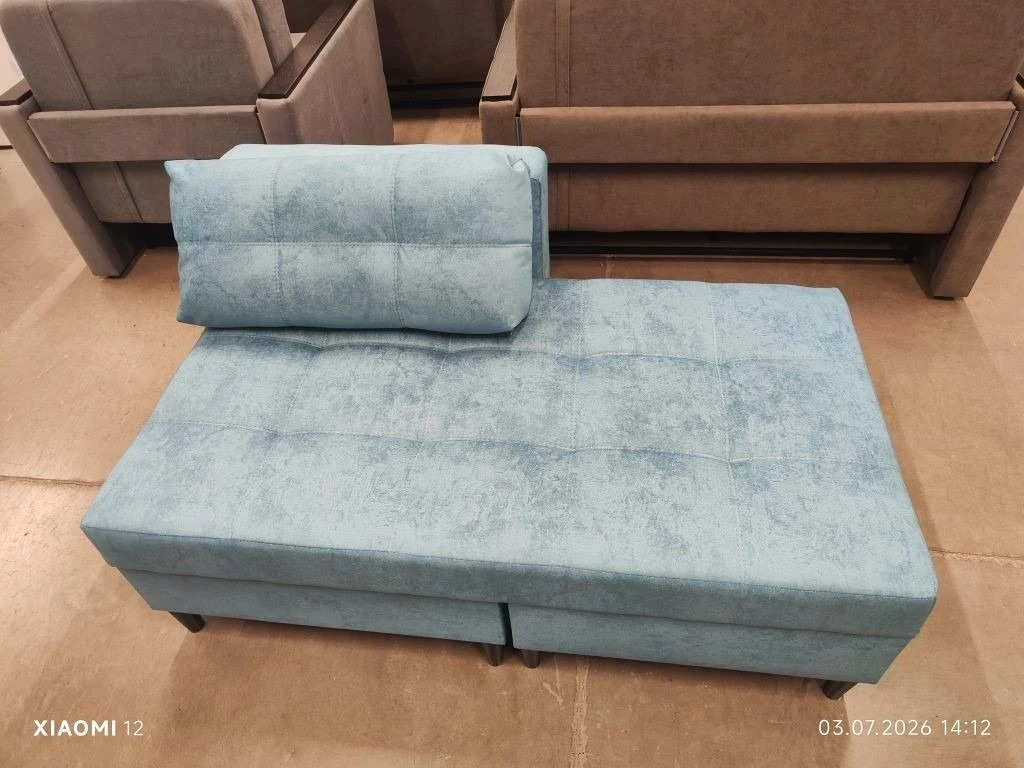
#> input picture assets/tahta-nice/real_general.jpg, 1024 x 768 px, found by its file name; its folder holds 2 pictures in this run
$ python clean-tahta-watermarks.py
#> lines starting #> are read from the running program, lines starting #| are printed output that depends on the picture; pictures that were not available may be replaced by others from this repository, and a replacement may not be noted
from PIL import Image, ImageDraw, ImageFont, ImageOps
from pathlib import Path
p=Path('assets/tahta-nice')
items=['real_general','real_side','real_unfolded','real_storage']
for name in items:
    im=Image.open(p/f'{name}.jpg').convert('RGB')
#> im is the input picture: PIL image 1024x768 RGB; mean R, G, B 145.9, 131.5, 118.5
    w,h=im.size
#> w = 1024; h = 768
    cut=max(30, round(h*0.12))
#> cut = 92
    clean=im.crop((0,0,w,h-cut)).resize((w,h),Image.Resampling.LANCZOS)
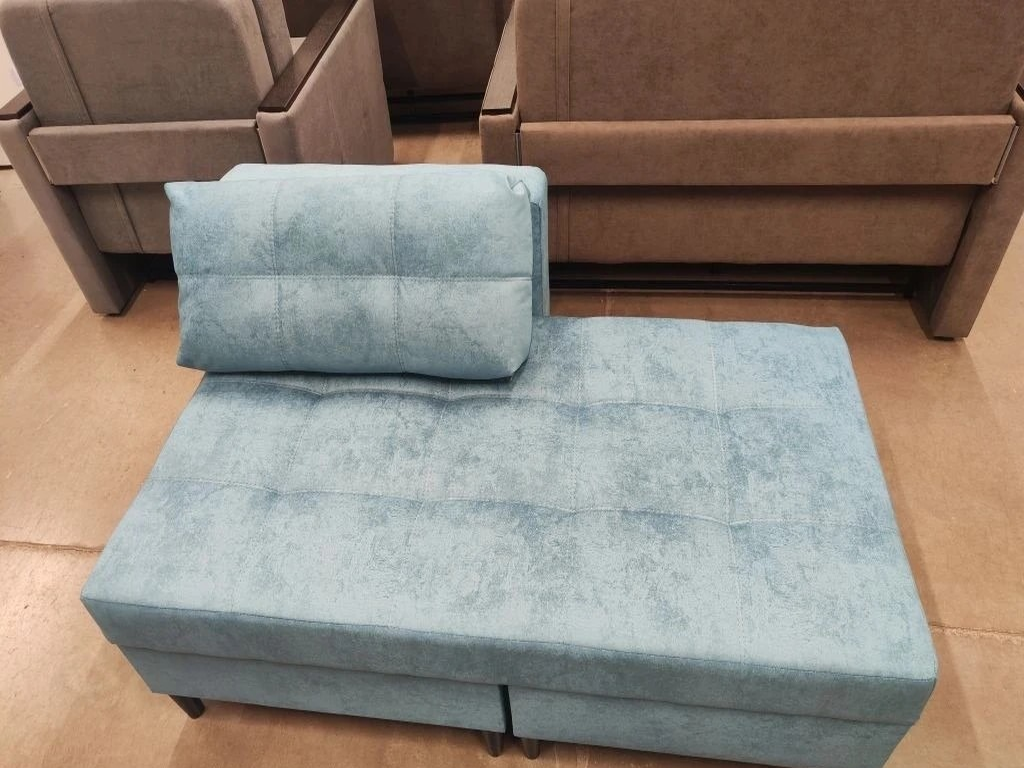
#> clean: PIL image 1024x768 RGB; mean R, G, B 142.5, 131.5, 121.3
#> pass 3 of the loop `for name in items:`:
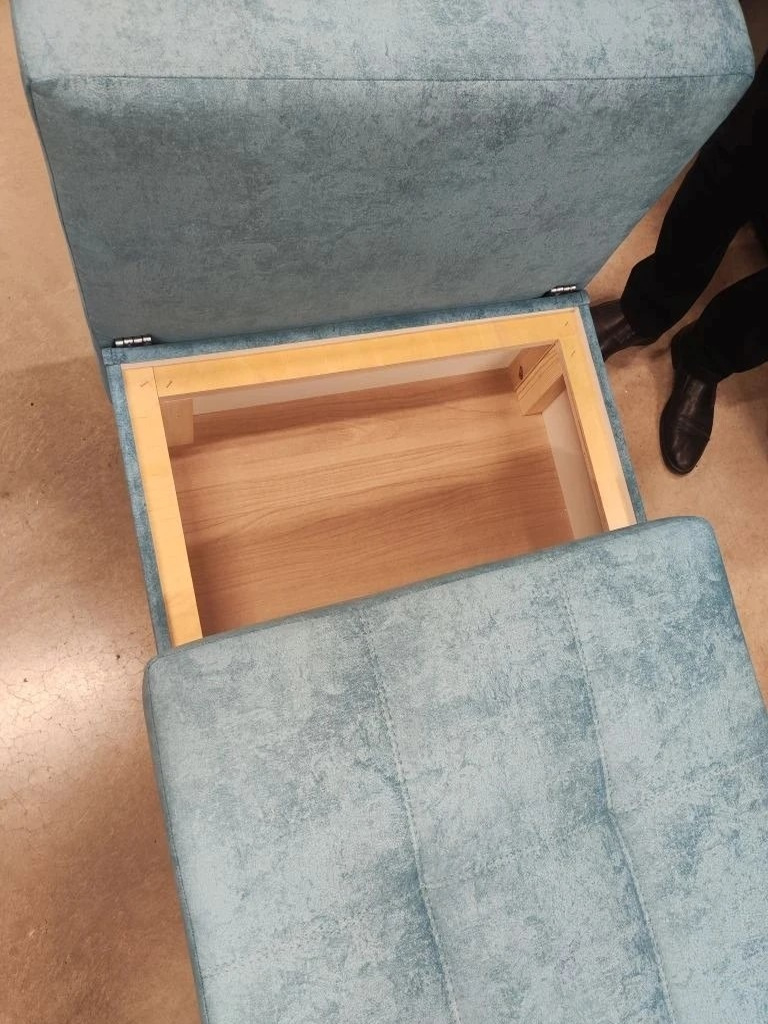
#> input picture assets/tahta-nice/real_storage-v2.jpg, 768 x 1024 px, given in place of real_unfolded.jpg, which was not available
#> im is the input picture: PIL image 768x1024 RGB; mean R, G, B 154.9, 143.1, 130.8
#> `clean=im.crop((0,0,w,h-cut)).resize((w,h),Image.Resampling.LANCZOS)`:
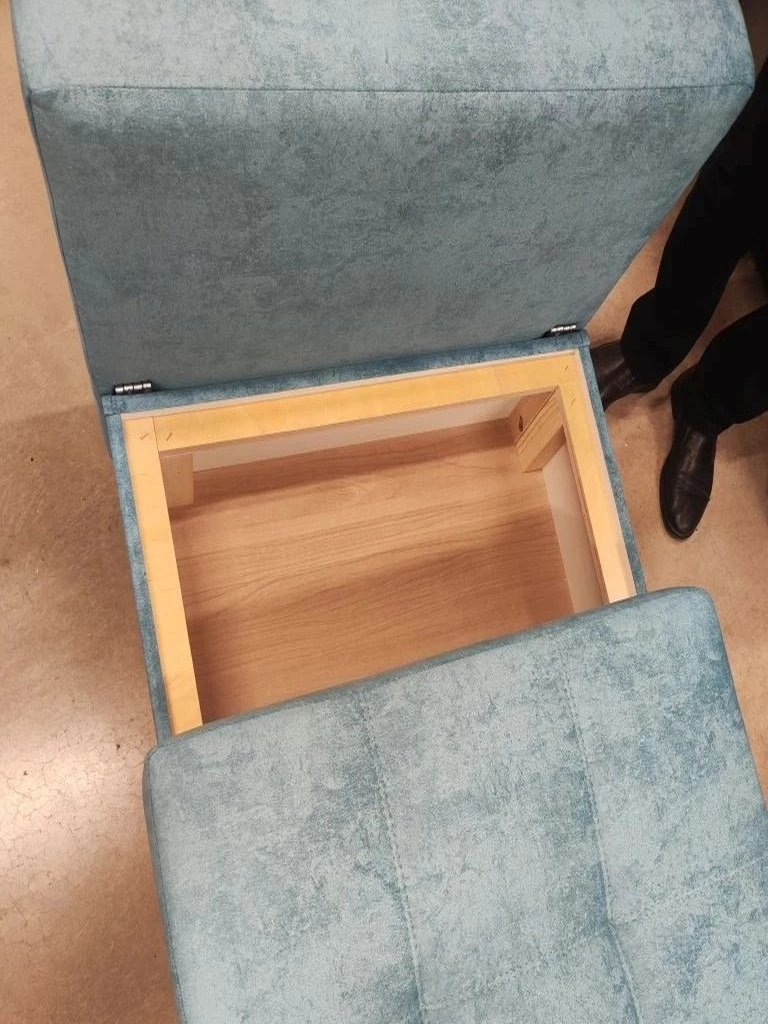
#> clean: PIL image 768x1024 RGB; mean R, G, B 153.5, 140.6, 127.6
#> the loop made 4 passes; the first 3 are shown
    clean.save(p/f'{name}-v2.jpg',quality=94,subsampling=0)

def font(size,bold=False):
    roots=[Path('C:/Windows/Fonts')]
    fn='arialbd.ttf' if bold else 'arial.ttf'
    return ImageFont.truetype(str(roots[0]/fn),size)

def panel(src, labels):
#> called with src = 'real_general-v2.jpg', labels = ('1600', '760')
    W,H=1200,760
#> W = 1200; H = 760
    canvas=Image.new('RGB',(W,H),'white')
#> canvas: PIL image 1200x760 RGB; every value is 255
    im=Image.open(p/src).convert('RGB')
#> im: PIL image 1024x768 RGB
    im.thumbnail((980,610),Image.Resampling.LANCZOS)
#> im: PIL image 813x610 RGB
    x=(W-im.width)//2; y=45+(610-im.height)//2
#> after `x = (W - im.width) // 2`: x = 193
#> after `y = 45 + (610 - im.height) // 2`: y = 45
    canvas.paste(im,(x,y))
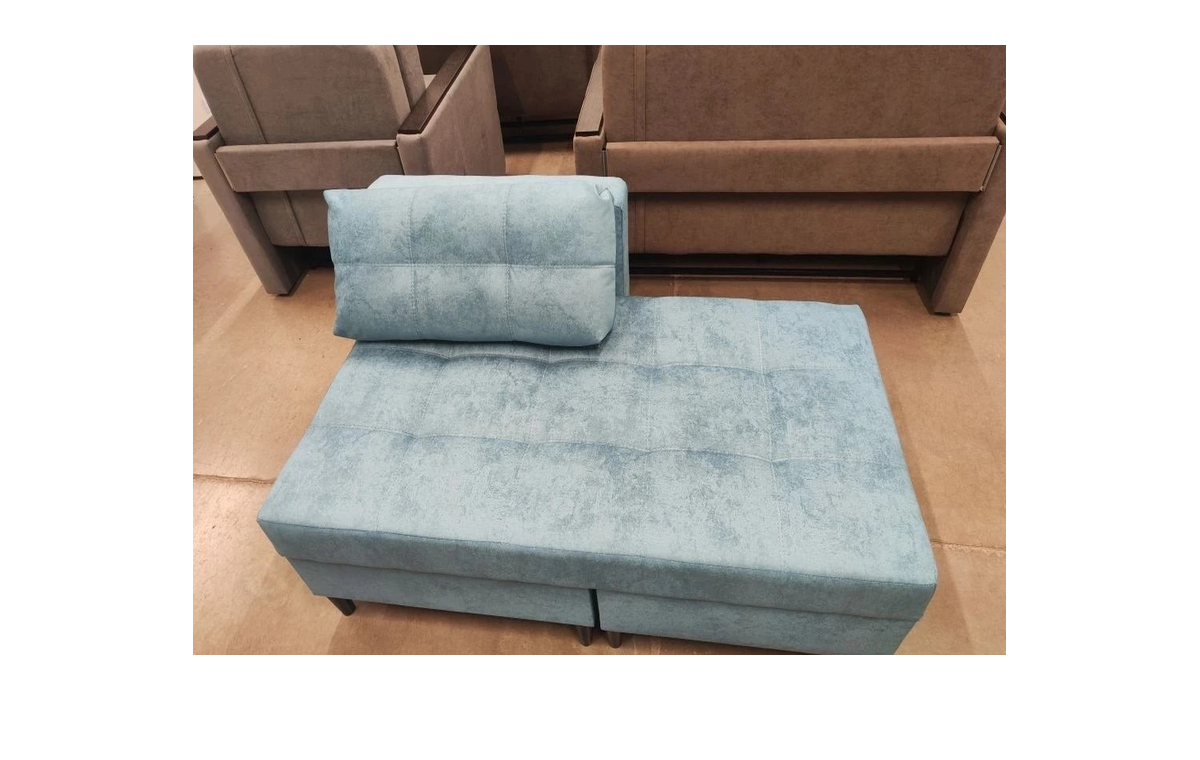
#> canvas: PIL image 1200x760 RGB; mean R, G, B 193.8, 187.9, 182.3
    d=ImageDraw.Draw(canvas)
    # horizontal dimension
    yy=700; x1=150; x2=1050
    d.line((x1,yy,x2,yy),fill='#20262b',width=4)
    d.polygon([(x1,yy),(x1+20,yy-10),(x1+20,yy+10)],fill='#20262b')
    d.polygon([(x2,yy),(x2-20,yy-10),(x2-20,yy+10)],fill='#20262b')
    txt=labels[0]; f=font(34,True); box=d.textbbox((0,0),txt,font=f); tw=box[2]
#> after `txt = labels[0]`: txt = '1600'
#> after `box = d.textbbox((0, 0), txt, font=f)`: box = (0, 7, 87, 32)
#> after `tw = box[2]`: tw = 87
    d.rounded_rectangle(((W-tw)//2-18,yy-25,(W+tw)//2+18,yy+25),radius=18,fill='#20262b')
    d.text(((W-tw)//2,yy-20),txt,font=f,fill='white')
    # vertical dimension
    xx=1125; y1=85; y2=650
    d.line((xx,y1,xx,y2),fill='#20262b',width=4)
    d.polygon([(xx,y1),(xx-10,y1+20),(xx+10,y1+20)],fill='#20262b')
    d.polygon([(xx,y2),(xx-10,y2-20),(xx+10,y2-20)],fill='#20262b')
    txt=labels[1]; box=d.textbbox((0,0),txt,font=f); tw=box[2]
#> after `txt = labels[1]`: txt = '760'
#> after `box = d.textbbox((0, 0), txt, font=f)`: box = (0, 7, 65, 32)
#> after `tw = box[2]`: tw = 65
    d.rounded_rectangle((xx-tw//2-18,(y1+y2)//2-26,xx+tw//2+18,(y1+y2)//2+26),radius=18,fill='#20262b')
    d.text((xx-tw//2,(y1+y2)//2-20),txt,font=f,fill='white')
    return canvas
upper=panel('real_general-v2.jpg',('1600','760'))
lower=panel('real_unfolded-v2.jpg',('760','2000'))
#> call 2 of panel, with src = 'real_unfolded-v2.jpg', labels = ('760', '2000')
#> in panel (call 2), `im=Image.open(p/src).convert('RGB')`:
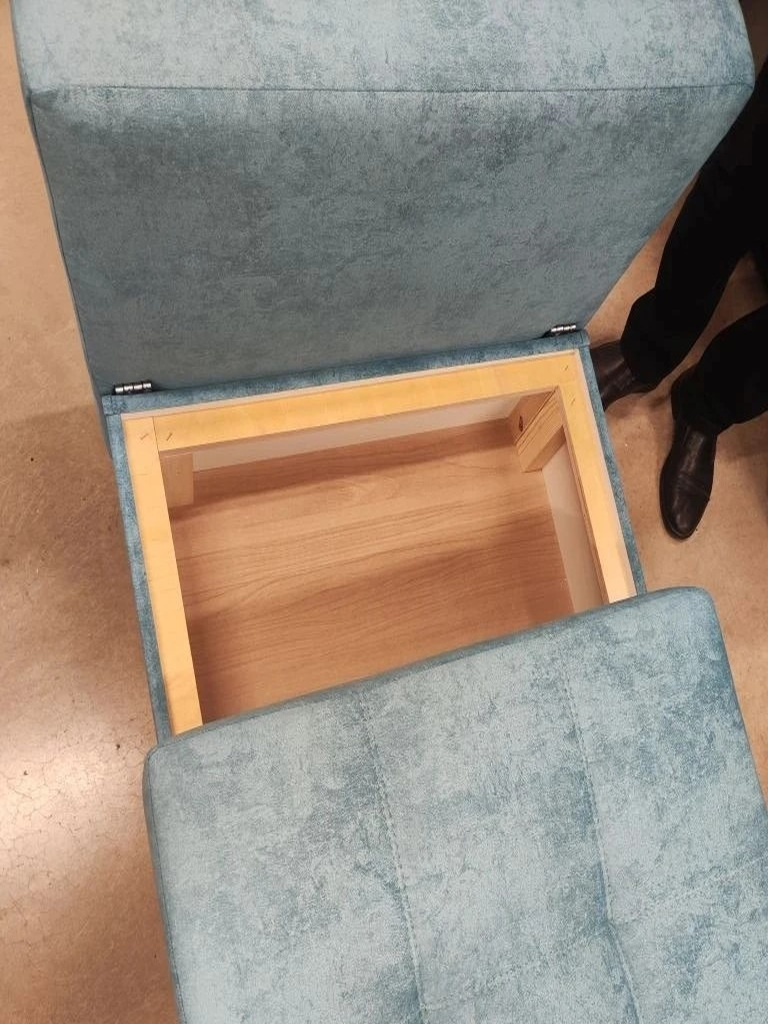
#> im: PIL image 768x1024 RGB; mean R, G, B 153.5, 140.6, 127.6
#> in panel (call 2), `canvas.paste(im,(x,y))`:
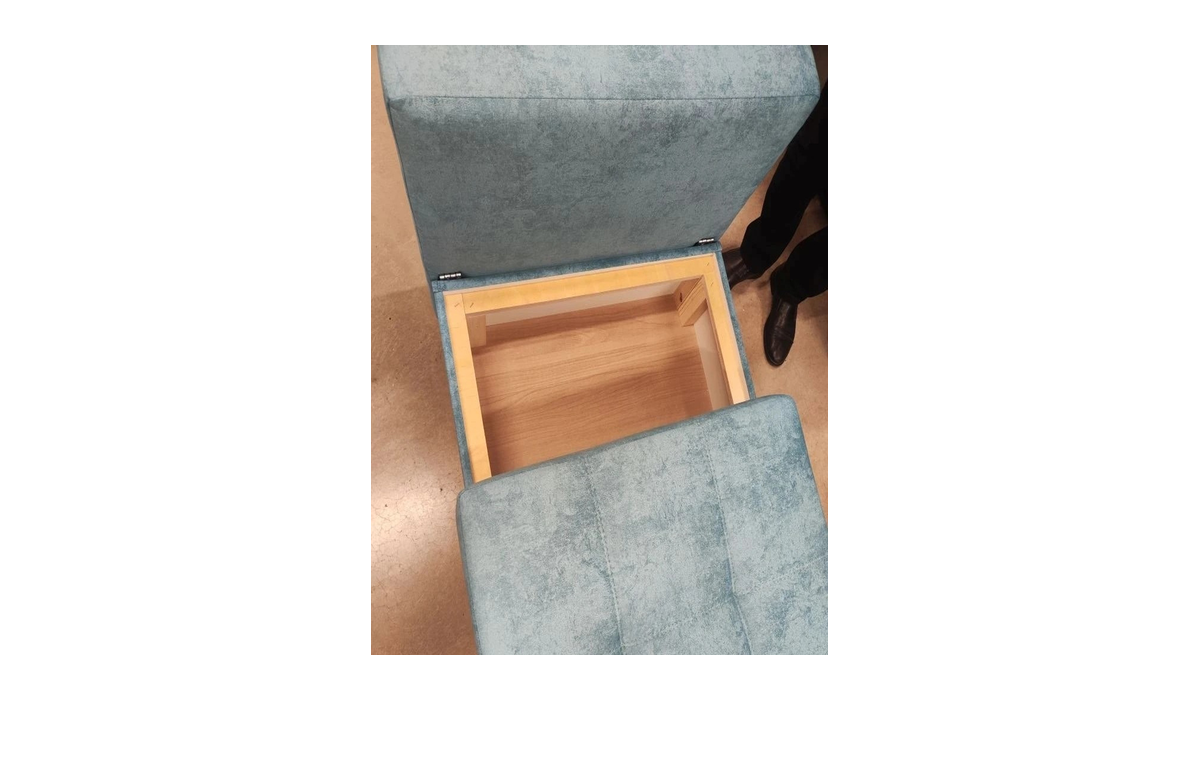
#> canvas: PIL image 1200x760 RGB; mean R, G, B 224, 220, 216.1
#> in panel (call 2), `box = d.textbbox((0, 0), txt, font=f)`: box = (0, 7, 87, 32)
#> in panel (call 2), `tw = box[2]`: tw = 87
out=Image.new('RGB',(1200,1540),'white'); out.paste(upper,(0,0)); out.paste(lower,(0,780))
#> after `out = Image.new('RGB', (1200, 1540), 'white')`: out: PIL image 1200x1540 RGB; every value is 255
#> after `out.paste(lower, (0, 780))`:
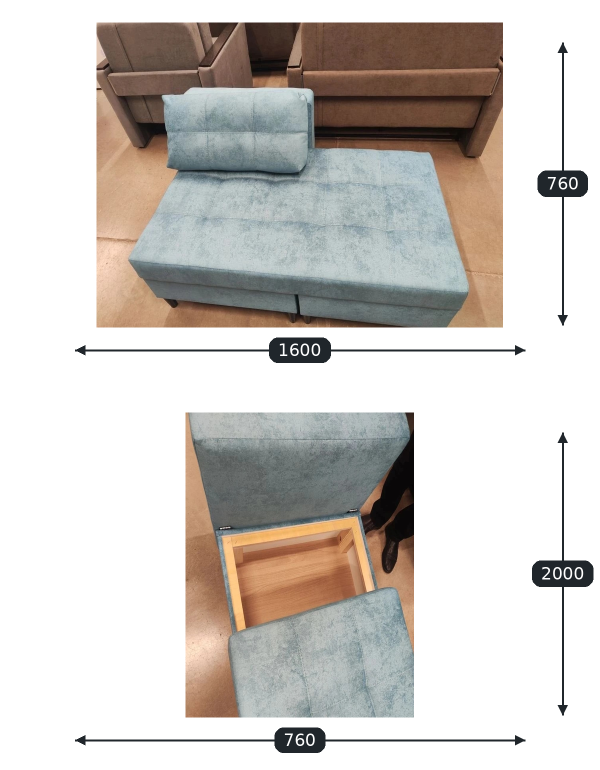
#> out: PIL image 1200x1540 RGB (shown at 1/2 size); mean R, G, B 205.7, 200.9, 196.3
out.save(p/'slide_dims-v2.jpg',quality=94,subsampling=0)
